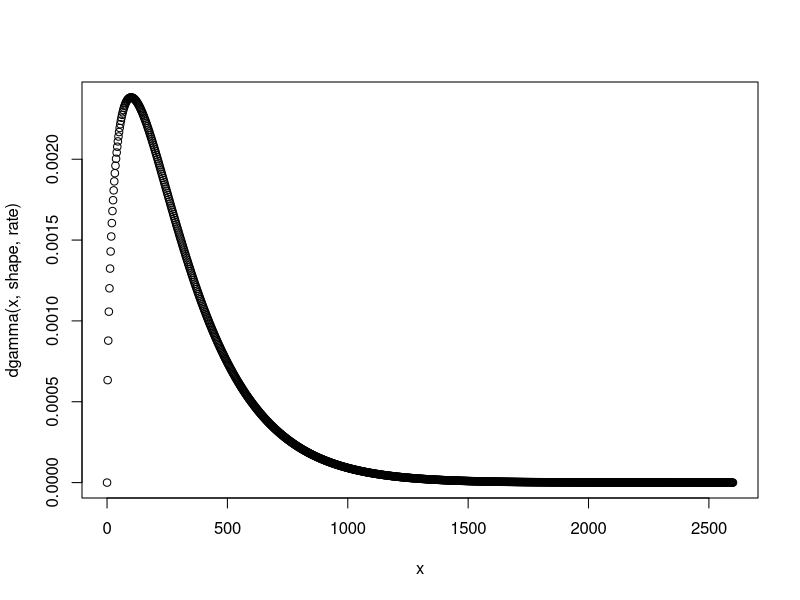

The R source for this figure:
g.mode <- 100
g.sd <- 250

(rate <- (g.mode + sqrt(g.mode^2 + 4*g.sd^2)) / (2*g.sd^2))
(shape <- 1 + g.mode*rate)

x <- seq(from=0,to=g.mode+g.sd*10,by=g.sd/100)
plot(x, dgamma(x,shape,rate))
